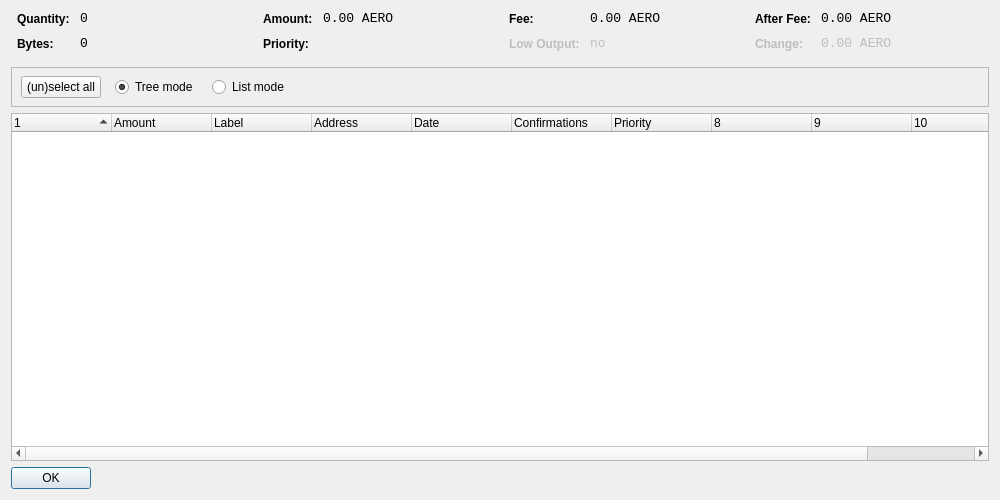
<?xml version="1.0" encoding="UTF-8"?>
<ui version="4.0">
 <class>CoinControlDialog</class>
 <widget class="QDialog" name="CoinControlDialog">
  <property name="geometry">
   <rect>
    <x>0</x>
    <y>0</y>
    <width>1000</width>
    <height>500</height>
   </rect>
  </property>
  <property name="windowTitle">
   <string>Coin Control</string>
  </property>
  <layout class="QVBoxLayout" name="verticalLayout">
   <item>
    <layout class="QHBoxLayout" name="horizontalLayoutTop" stretch="0,0,0,0">
     <property name="topMargin">
      <number>0</number>
     </property>
     <property name="bottomMargin">
      <number>10</number>
     </property>
     <item>
      <layout class="QFormLayout" name="formLayoutCoinControl1">
       <property name="horizontalSpacing">
        <number>10</number>
       </property>
       <property name="verticalSpacing">
        <number>10</number>
       </property>
       <property name="leftMargin">
        <number>6</number>
       </property>
       <property name="rightMargin">
        <number>6</number>
       </property>
       <item row="0" column="0">
        <widget class="QLabel" name="labelCoinControlQuantityText">
         <property name="styleSheet">
          <string notr="true">font-weight:bold;</string>
         </property>
         <property name="text">
          <string>Quantity:</string>
         </property>
        </widget>
       </item>
       <item row="0" column="1">
        <widget class="QLabel" name="labelCoinControlQuantity">
         <property name="font">
          <font>
           <family>Monospace</family>
           <pointsize>10</pointsize>
          </font>
         </property>
         <property name="cursor">
          <cursorShape>IBeamCursor</cursorShape>
         </property>
         <property name="contextMenuPolicy">
          <enum>Qt::ActionsContextMenu</enum>
         </property>
         <property name="text">
          <string notr="true">0</string>
         </property>
         <property name="textInteractionFlags">
          <set>Qt::LinksAccessibleByMouse|Qt::TextSelectableByKeyboard|Qt::TextSelectableByMouse</set>
         </property>
        </widget>
       </item>
       <item row="1" column="0">
        <widget class="QLabel" name="labelCoinControlBytesText">
         <property name="styleSheet">
          <string notr="true">font-weight:bold;</string>
         </property>
         <property name="text">
          <string>Bytes:</string>
         </property>
        </widget>
       </item>
       <item row="1" column="1">
        <widget class="QLabel" name="labelCoinControlBytes">
         <property name="font">
          <font>
           <family>Monospace</family>
           <pointsize>10</pointsize>
          </font>
         </property>
         <property name="cursor">
          <cursorShape>IBeamCursor</cursorShape>
         </property>
         <property name="contextMenuPolicy">
          <enum>Qt::ActionsContextMenu</enum>
         </property>
         <property name="text">
          <string notr="true">0</string>
         </property>
         <property name="textInteractionFlags">
          <set>Qt::LinksAccessibleByMouse|Qt::TextSelectableByKeyboard|Qt::TextSelectableByMouse</set>
         </property>
        </widget>
       </item>
      </layout>
     </item>
     <item>
      <layout class="QFormLayout" name="formLayoutCoinControl2">
       <property name="horizontalSpacing">
        <number>10</number>
       </property>
       <property name="verticalSpacing">
        <number>10</number>
       </property>
       <property name="leftMargin">
        <number>6</number>
       </property>
       <property name="rightMargin">
        <number>6</number>
       </property>
       <item row="0" column="0">
        <widget class="QLabel" name="labelCoinControlAmountText">
         <property name="styleSheet">
          <string notr="true">font-weight:bold;</string>
         </property>
         <property name="text">
          <string>Amount:</string>
         </property>
        </widget>
       </item>
       <item row="0" column="1">
        <widget class="QLabel" name="labelCoinControlAmount">
         <property name="font">
          <font>
           <family>Monospace</family>
           <pointsize>10</pointsize>
          </font>
         </property>
         <property name="cursor">
          <cursorShape>IBeamCursor</cursorShape>
         </property>
         <property name="contextMenuPolicy">
          <enum>Qt::ActionsContextMenu</enum>
         </property>
         <property name="text">
          <string notr="true">0.00 AERO</string>
         </property>
         <property name="textInteractionFlags">
          <set>Qt::LinksAccessibleByMouse|Qt::TextSelectableByKeyboard|Qt::TextSelectableByMouse</set>
         </property>
        </widget>
       </item>
       <item row="1" column="0">
        <widget class="QLabel" name="labelCoinControlPriorityText">
         <property name="styleSheet">
          <string notr="true">font-weight:bold;</string>
         </property>
         <property name="text">
          <string>Priority:</string>
         </property>
        </widget>
       </item>
       <item row="1" column="1">
        <widget class="QLabel" name="labelCoinControlPriority">
         <property name="font">
          <font>
           <family>Monospace</family>
           <pointsize>10</pointsize>
          </font>
         </property>
         <property name="cursor">
          <cursorShape>IBeamCursor</cursorShape>
         </property>
         <property name="contextMenuPolicy">
          <enum>Qt::ActionsContextMenu</enum>
         </property>
         <property name="text">
          <string/>
         </property>
         <property name="textInteractionFlags">
          <set>Qt::LinksAccessibleByMouse|Qt::TextSelectableByKeyboard|Qt::TextSelectableByMouse</set>
         </property>
        </widget>
       </item>
      </layout>
     </item>
     <item>
      <layout class="QFormLayout" name="formLayoutCoinControl3">
       <property name="horizontalSpacing">
        <number>10</number>
       </property>
       <property name="verticalSpacing">
        <number>10</number>
       </property>
       <property name="leftMargin">
        <number>6</number>
       </property>
       <property name="rightMargin">
        <number>6</number>
       </property>
       <item row="0" column="0">
        <widget class="QLabel" name="labelCoinControlFeeText">
         <property name="styleSheet">
          <string notr="true">font-weight:bold;</string>
         </property>
         <property name="text">
          <string>Fee:</string>
         </property>
        </widget>
       </item>
       <item row="0" column="1">
        <widget class="QLabel" name="labelCoinControlFee">
         <property name="font">
          <font>
           <family>Monospace</family>
           <pointsize>10</pointsize>
          </font>
         </property>
         <property name="cursor">
          <cursorShape>IBeamCursor</cursorShape>
         </property>
         <property name="contextMenuPolicy">
          <enum>Qt::ActionsContextMenu</enum>
         </property>
         <property name="text">
          <string notr="true">0.00 AERO</string>
         </property>
         <property name="textInteractionFlags">
          <set>Qt::LinksAccessibleByMouse|Qt::TextSelectableByKeyboard|Qt::TextSelectableByMouse</set>
         </property>
        </widget>
       </item>
       <item row="1" column="0">
        <widget class="QLabel" name="labelCoinControlLowOutputText">
         <property name="enabled">
          <bool>false</bool>
         </property>
         <property name="styleSheet">
          <string notr="true">font-weight:bold;</string>
         </property>
         <property name="text">
          <string>Low Output:</string>
         </property>
        </widget>
       </item>
       <item row="1" column="1">
        <widget class="QLabel" name="labelCoinControlLowOutput">
         <property name="enabled">
          <bool>false</bool>
         </property>
         <property name="font">
          <font>
           <family>Monospace</family>
           <pointsize>10</pointsize>
          </font>
         </property>
         <property name="cursor">
          <cursorShape>IBeamCursor</cursorShape>
         </property>
         <property name="contextMenuPolicy">
          <enum>Qt::ActionsContextMenu</enum>
         </property>
         <property name="text">
          <string notr="true">no</string>
         </property>
         <property name="textInteractionFlags">
          <set>Qt::LinksAccessibleByMouse|Qt::TextSelectableByKeyboard|Qt::TextSelectableByMouse</set>
         </property>
        </widget>
       </item>
      </layout>
     </item>
     <item>
      <layout class="QFormLayout" name="formLayoutCoinControl4">
       <property name="horizontalSpacing">
        <number>10</number>
       </property>
       <property name="verticalSpacing">
        <number>10</number>
       </property>
       <property name="leftMargin">
        <number>6</number>
       </property>
       <property name="rightMargin">
        <number>6</number>
       </property>
       <item row="0" column="0">
        <widget class="QLabel" name="labelCoinControlAfterFeeText">
         <property name="styleSheet">
          <string notr="true">font-weight:bold;</string>
         </property>
         <property name="text">
          <string>After Fee:</string>
         </property>
        </widget>
       </item>
       <item row="0" column="1">
        <widget class="QLabel" name="labelCoinControlAfterFee">
         <property name="font">
          <font>
           <family>Monospace</family>
           <pointsize>10</pointsize>
          </font>
         </property>
         <property name="cursor">
          <cursorShape>IBeamCursor</cursorShape>
         </property>
         <property name="contextMenuPolicy">
          <enum>Qt::ActionsContextMenu</enum>
         </property>
         <property name="text">
          <string notr="true">0.00 AERO</string>
         </property>
         <property name="textInteractionFlags">
          <set>Qt::LinksAccessibleByMouse|Qt::TextSelectableByKeyboard|Qt::TextSelectableByMouse</set>
         </property>
        </widget>
       </item>
       <item row="1" column="0">
        <widget class="QLabel" name="labelCoinControlChangeText">
         <property name="enabled">
          <bool>false</bool>
         </property>
         <property name="styleSheet">
          <string notr="true">font-weight:bold;</string>
         </property>
         <property name="text">
          <string>Change:</string>
         </property>
        </widget>
       </item>
       <item row="1" column="1">
        <widget class="QLabel" name="labelCoinControlChange">
         <property name="enabled">
          <bool>false</bool>
         </property>
         <property name="font">
          <font>
           <family>Monospace</family>
           <pointsize>10</pointsize>
          </font>
         </property>
         <property name="cursor">
          <cursorShape>IBeamCursor</cursorShape>
         </property>
         <property name="contextMenuPolicy">
          <enum>Qt::ActionsContextMenu</enum>
         </property>
         <property name="text">
          <string notr="true">0.00 AERO</string>
         </property>
         <property name="textInteractionFlags">
          <set>Qt::LinksAccessibleByMouse|Qt::TextSelectableByKeyboard|Qt::TextSelectableByMouse</set>
         </property>
        </widget>
       </item>
      </layout>
     </item>
    </layout>
   </item>
   <item>
    <widget class="QFrame" name="frame">
     <property name="minimumSize">
      <size>
       <width>0</width>
       <height>40</height>
      </size>
     </property>
     <property name="frameShape">
      <enum>QFrame::StyledPanel</enum>
     </property>
     <property name="frameShadow">
      <enum>QFrame::Sunken</enum>
     </property>
     <widget class="QWidget" name="horizontalLayoutWidget">
      <property name="geometry">
       <rect>
        <x>10</x>
        <y>0</y>
        <width>781</width>
        <height>41</height>
       </rect>
      </property>
      <layout class="QHBoxLayout" name="horizontalLayoutPanel" stretch="0,0,0,0,0">
       <property name="spacing">
        <number>14</number>
       </property>
       <item>
        <widget class="QPushButton" name="pushButtonSelectAll">
         <property name="sizePolicy">
          <sizepolicy hsizetype="Maximum" vsizetype="Fixed">
           <horstretch>0</horstretch>
           <verstretch>0</verstretch>
          </sizepolicy>
         </property>
         <property name="text">
          <string>(un)select all</string>
         </property>
        </widget>
       </item>
       <item>
        <widget class="QRadioButton" name="radioTreeMode">
         <property name="sizePolicy">
          <sizepolicy hsizetype="Maximum" vsizetype="Fixed">
           <horstretch>0</horstretch>
           <verstretch>0</verstretch>
          </sizepolicy>
         </property>
         <property name="text">
          <string>Tree mode</string>
         </property>
         <property name="checked">
          <bool>true</bool>
         </property>
        </widget>
       </item>
       <item>
        <widget class="QRadioButton" name="radioListMode">
         <property name="sizePolicy">
          <sizepolicy hsizetype="Maximum" vsizetype="Fixed">
           <horstretch>0</horstretch>
           <verstretch>0</verstretch>
          </sizepolicy>
         </property>
         <property name="text">
          <string>List mode</string>
         </property>
        </widget>
       </item>
       <item>
        <spacer name="horizontalSpacer">
         <property name="orientation">
          <enum>Qt::Horizontal</enum>
         </property>
         <property name="sizeHint" stdset="0">
          <size>
           <width>40</width>
           <height>20</height>
          </size>
         </property>
        </spacer>
       </item>
      </layout>
     </widget>
    </widget>
   </item>
   <item>
    <widget class="CoinControlTreeWidget" name="treeWidget">
     <property name="contextMenuPolicy">
      <enum>Qt::CustomContextMenu</enum>
     </property>
     <property name="sortingEnabled">
      <bool>false</bool>
     </property>
     <property name="columnCount">
      <number>11</number>
     </property>
     <attribute name="headerShowSortIndicator" stdset="0">
      <bool>true</bool>
     </attribute>
     <attribute name="headerStretchLastSection">
      <bool>false</bool>
     </attribute>
     <column>
      <property name="text">
       <string/>
      </property>
     </column>
     <column>
      <property name="text">
       <string>Amount</string>
      </property>
     </column>
     <column>
      <property name="text">
       <string>Label</string>
      </property>
     </column>
     <column>
      <property name="text">
       <string>Address</string>
      </property>
     </column>
     <column>
      <property name="text">
       <string>Date</string>
      </property>
     </column>
     <column>
      <property name="text">
       <string>Confirmations</string>
      </property>
      <property name="toolTip">
       <string>Confirmed</string>
      </property>
     </column>
     <column>
      <property name="text">
       <string>Priority</string>
      </property>
     </column>
     <column>
      <property name="text">
       <string/>
      </property>
     </column>
     <column>
      <property name="text">
       <string/>
      </property>
     </column>
     <column>
      <property name="text">
       <string/>
      </property>
     </column>
     <column>
      <property name="text">
       <string/>
      </property>
     </column>
    </widget>
   </item>
   <item>
    <widget class="QDialogButtonBox" name="buttonBox">
     <property name="sizePolicy">
      <sizepolicy hsizetype="Maximum" vsizetype="Fixed">
       <horstretch>0</horstretch>
       <verstretch>0</verstretch>
      </sizepolicy>
     </property>
     <property name="orientation">
      <enum>Qt::Horizontal</enum>
     </property>
     <property name="standardButtons">
      <set>QDialogButtonBox::Ok</set>
     </property>
    </widget>
   </item>
  </layout>
 </widget>
 <customwidgets>
  <customwidget>
   <class>CoinControlTreeWidget</class>
   <extends>QTreeWidget</extends>
   <header>coincontroltreewidget.h</header>
  </customwidget>
 </customwidgets>
 <resources/>
 <connections/>
</ui>
